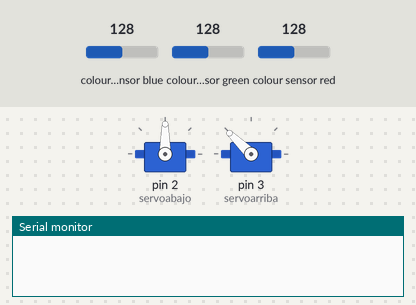
The sketch below on a simulated Arduino Uno, built with avr-gcc and run on an emulated ATmega328P. On the bench: 2 × servo, the last lines printed to the serial monitor. Wiring (inferred from the names in the program): TCS3200 colour sensor: output pin 8; S2 pin 6; S3 pin 7; S0 pin 4; S1 pin 5. Inputs (shaded band) come from the test bench; at power-on: colour sensor blue 128, colour sensor green 128, colour sensor red 128.

Above: at 0.05 s.
At 1.65 s:
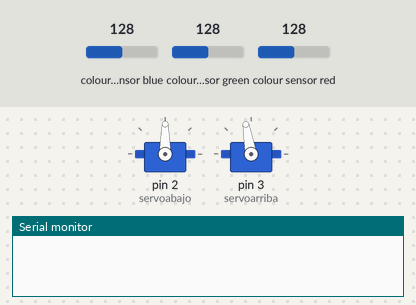
At 3.3 s:
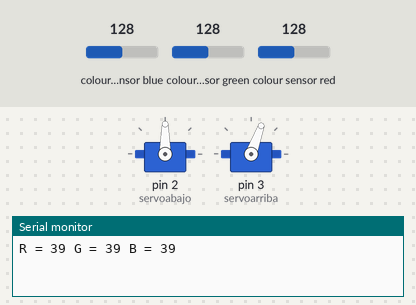
Timing chart, 0 to 7.6 s (numbered marks = the images above):
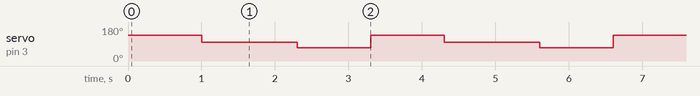

Measured:
- by itself, servo on pin 3 (servoarriba): repeats every 3.3 s: 70° 1.0 s, 136° 1.0 s, 100° 1.3 s

The sketch:

Proyecto_Sorting.ino
```cpp
#include <Servo.h>

#define S0 4
#define S1 5
#define S2 6
#define S3 7
#define sensorOut 8

int rojo = 0;
int verde = 0;
int azul = 0;
int color = 0;

Servo servoarriba;
Servo servoabajo;

void setup() {

  Serial.begin(9600);

  // Setting the outputs
  pinMode(S0, OUTPUT);
  pinMode(S1, OUTPUT);
  pinMode(S2, OUTPUT);
  pinMode(S3, OUTPUT);

  pinMode(sensorOut, INPUT);

  // Frecuencia al 20%, funcionamiento óptimo
  digitalWrite(S0,HIGH);
  digitalWrite(S1,LOW);

  servoabajo.attach(2); //Servo abajo
  servoarriba.attach(3); //Servo arriba
   // Begins serial communication

}
void loop() {

  servoarriba.write(136);
  delay(1000);
  servoarriba.write(100);
  delay(1000);

  color = colorlec();

  switch (color){
    case 1:
    servoabajo.write(40);
    delay(1000);
    break;
    case 2:
    servoabajo.write(90);
    delay(1000);
    break;
    case 3:
    servoabajo.write(130);
    delay(1000);
    break;
  }
  servoarriba.write(70);
  delay(1000);
}

int colorlec(){
  // Setting RED (R) filtered photodiodes to be read
  digitalWrite(S2,LOW);
  digitalWrite(S3,LOW);

  // Reading the output frequency
  rojo = pulseIn(sensorOut, LOW);

   // Printing the RED (R) value
  Serial.print("R = ");
  Serial.print(rojo);
  delay(100);

  // Setting GREEN (G) filtered photodiodes to be read
  digitalWrite(S2,HIGH);
  digitalWrite(S3,HIGH);

  // Reading the output frequency
  verde = pulseIn(sensorOut, LOW);

  // Printing the GREEN (G) value
  Serial.print(" G = ");
  Serial.print(verde);
  delay(100);

  // Setting BLUE (B) filtered photodiodes to be read
  digitalWrite(S2,LOW);
  digitalWrite(S3,HIGH);

  // Reading the output frequency
  azul = pulseIn(sensorOut, LOW);

  // Printing the BLUE (B) value
  Serial.print(" B = ");
  Serial.println(azul);
  delay(100);

  if (rojo > 145 & rojo < 175){
    color = 1;
  }
  if ( verde > 125 & verde < 155){
    color = 2;
  }
  if ( rojo > 105 & rojo < 130 & verde > 100 & verde < 135){
    color = 3;
  }

  return color;
}
```
